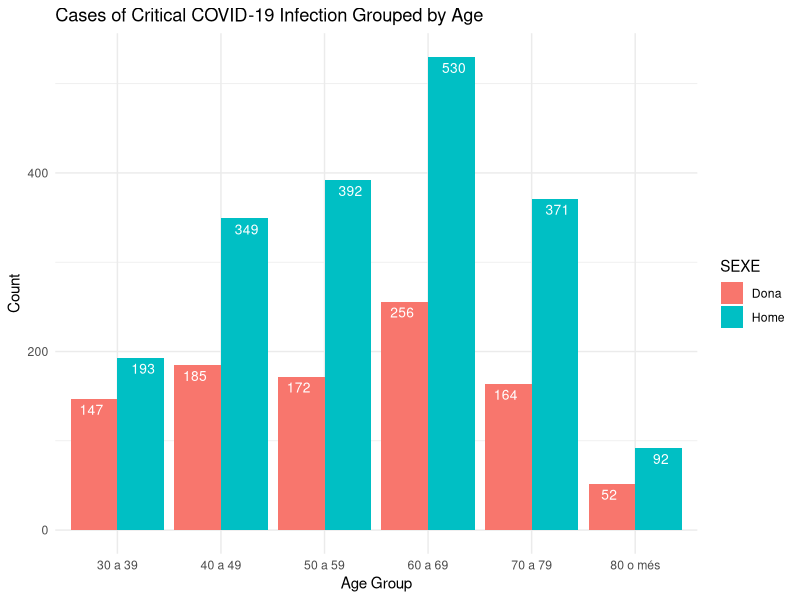
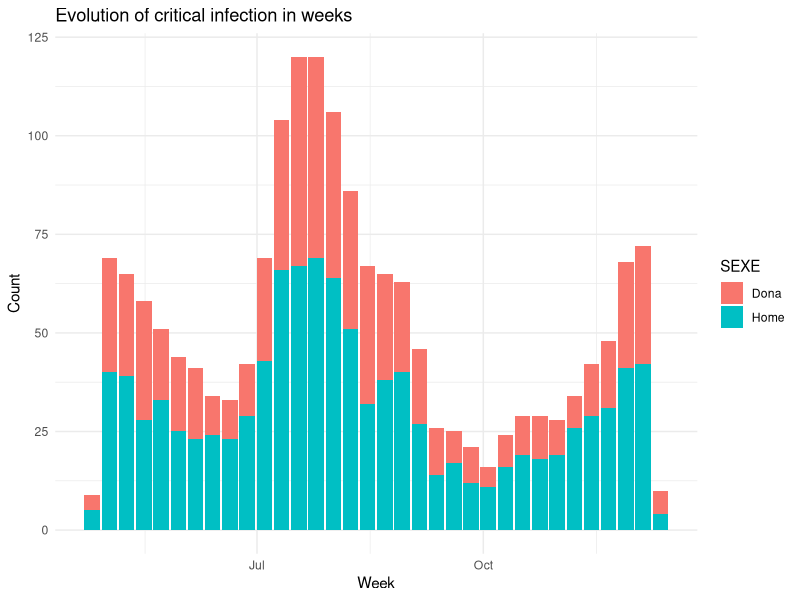
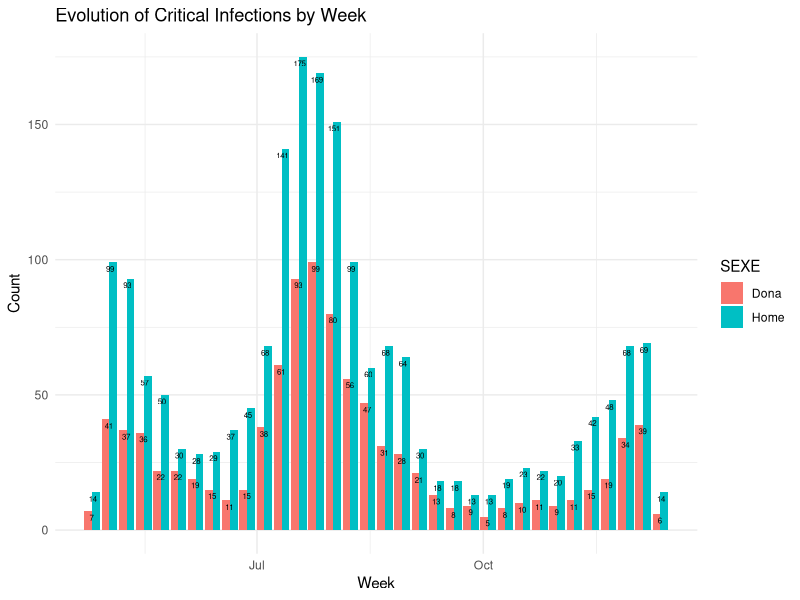
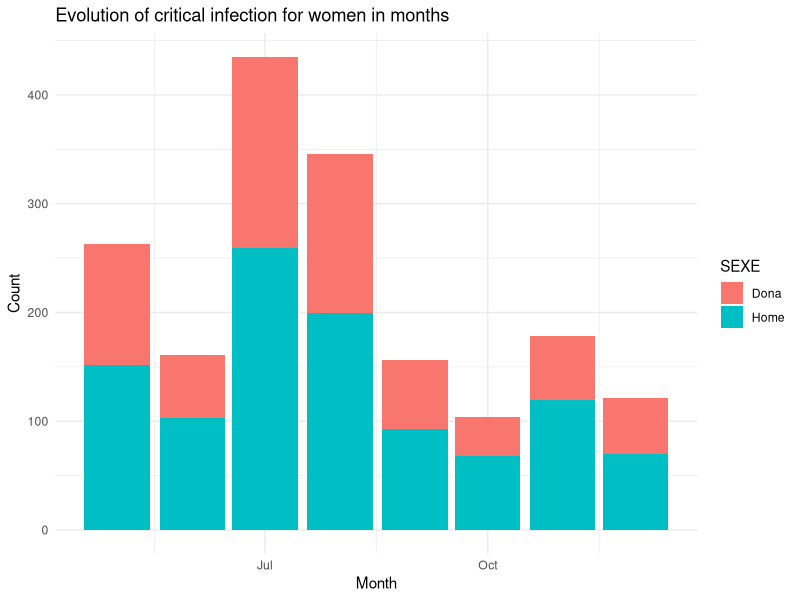
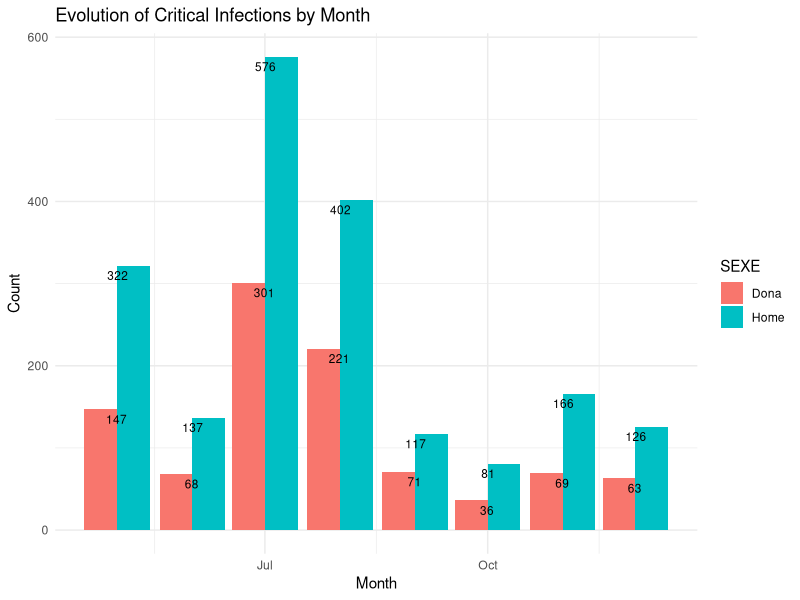
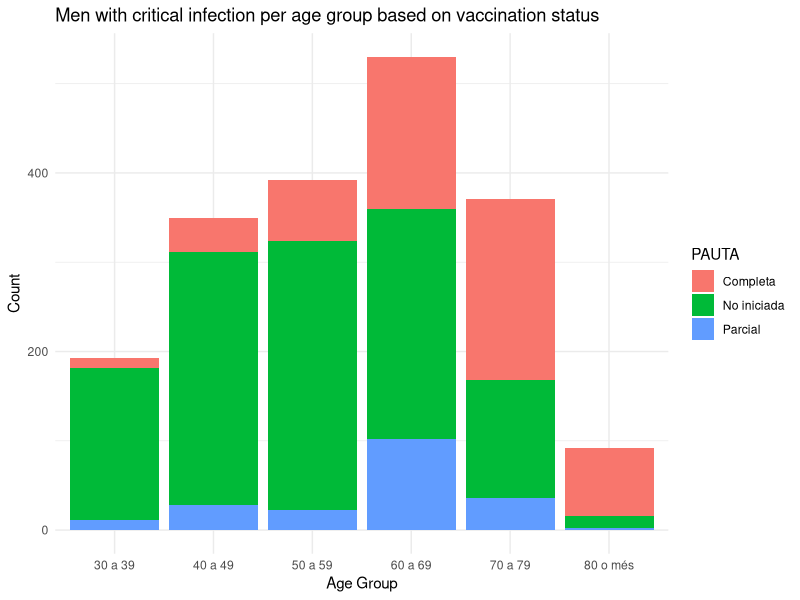
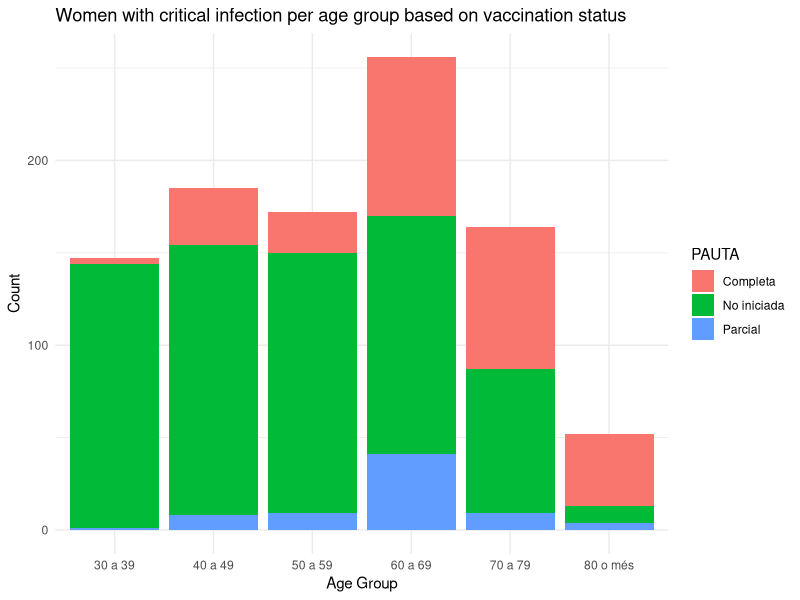

These figures' R source, in order:
## ---- chunk 1
rm(list = ls())
knitr::opts_chunk$set(echo = TRUE, warning = F)
# setwd("/home/ajo/gitRepos/glm/Deliverable")
library(dplyr)
library(lubridate)
library(ggplot2)
## ---- chunk 2
data <- read.csv("Impacte_del_COVID-19.csv") # Data updated 17.12.21.

clean <- function(data){
  data$DATA <- as.Date(data$DATA, format = "%d/%m/%Y")
  data$EDAT <- as.factor(data$EDAT)
  covid.data <- data %>% filter(DATA >= "2021-05-01" & DATA <= "2021-12-12") %>% 
        filter(EDAT %in% c("30 a 39", "40 a 49", "50 a 59", "60 a 69", "70 a 79", "80 o més")) %>%
        # What about "No classificat" in age? They are not added right now!
        filter(ESDEVENIMENT == "Crítics")
  #covid.data$EDAT <- factor(covid.data$EDAT, labels = c("30 a 39", "40 a 49", "50 a 59", "60 a 69", "70 a 79", "80 o més"))
  #covid.data$ESDEVENIMENT <- factor(covid.data$ESDEVENIMENT, labels = c("Cas", "Crit", "Def", "Hosp"))
  covid.data$PAUTA <- factor(covid.data$PAUTA)
  covid.data$SEXE <- factor(covid.data$SEXE)
  
  # Create week and month variables
  covid.data$Week <- floor_date(covid.data$DATA, "week")
  covid.data$Month <- floor_date(covid.data$DATA, "month")

  return(covid.data)
}
covid.data <- clean(data)
## ---- chunk 3
covid.data.women <- covid.data %>% filter(SEXE == "Dona")
covid.data.men <- covid.data %>% filter(SEXE == "Home")
## ---- chunk 4
count.in.age.group <- function(data){
  data %>% group_by(SEXE, EDAT) %>% summarise(Count = sum(RECOMPTE), .groups = "keep")
}

# df1 <- count.in.age.group(covid.data.men)
# ggplot(df1, aes(x = EDAT, y = Count)) + 
#   labs(x = "Age Group", y = "Count") +
#   geom_col(aes(fill = Count)) +
#   geom_text(aes(label=Count), vjust=1.6, color="white", size=3.5) +
#   ggtitle("Men with critical COVID-19 infection grouped by age") +
#   theme_minimal()
# 
# df2 <- count.in.age.group(covid.data.women)
# ggplot(df2, aes(x = EDAT, y = Count)) + 
#   labs(x = "Age Group", y = "Count") +
#   geom_col(aes(fill = Count)) +
#   geom_text(aes(label=Count), vjust=1.6, color="white", size=3.5) +
#   ggtitle("Women with critical COVID-19 infection grouped by age") +
#   theme_minimal()

all <- count.in.age.group(covid.data)
ggplot(all, aes(x = EDAT, y = Count)) + 
  labs(x = "Age Group", y = "Count") +
  geom_col(aes(fill = SEXE), position = "dodge") +
  geom_text(aes(label=Count, group= SEXE), vjust = 1.6, color="white", 
            size=3.5, position = position_dodge(width = 1)) +
  ggtitle("Cases of Critical COVID-19 Infection Grouped by Age") +
  theme_minimal()
## ---- chunk 5
# Dette er det du hadde ;) Tror ikke dette stemmer helt, siden dette viser antall rader, men vi må vel telle opp i RECOMPTE?
# Det har jeg gjort i hvert plot under dine. Hva tenker du?
ggplot(data = covid.data, aes(Week)) +
  labs(x = "Week", y = "Count") +
  geom_bar(aes(fill = SEXE)) +
  ggtitle("Evolution of critical infection in weeks") +
  theme_minimal()

count.each.week <- function(data){
  data %>% group_by(SEXE, Week) %>% summarise(Count = sum(RECOMPTE), .groups = "keep")
}

# Numbers can be removed. 
week.data <- count.each.week(covid.data)
ggplot(data = week.data, aes(x = Week, y = Count)) +
  labs(x = "Week", y = "Count") +
  geom_col(aes(fill = SEXE), position = "dodge") +
  geom_text(aes(label=Count, group= SEXE), vjust = 1.6, color="black", 
            size=2, position = position_dodge(width = 1)) +
  ggtitle("Evolution of Critical Infections by Week") +
  theme_minimal()

# Dette er det du hadde ;) Tror ikke dette stemmer helt, siden dette viser antall rader, men vi må vel telle opp i RECOMPTE?
# Det har jeg gjort i hvert plot under dine. Hva tenker du?
ggplot(data = covid.data, aes(Month)) +
  labs(x = "Month", y = "Count") +
  geom_bar(aes(fill = SEXE)) +
  ggtitle("Evolution of critical infection for women in months") +
  theme_minimal()

count.each.month <- function(data){
  data %>% group_by(SEXE, Month) %>% summarise(Count = sum(RECOMPTE), .groups = "keep")
}

# Not sure why the numbers aren't aligning properly in this case. 
month.data <- count.each.month(covid.data)
ggplot(data = month.data, aes(x = Month, y = Count)) +
  labs(x = "Month", y = "Count") +
  geom_col(aes(fill = SEXE), position = "dodge") +
  geom_text(aes(label=Count, group= SEXE), vjust = 1.6, color="black", 
            size=3, position = position_dodge(width = 1)) +
  ggtitle("Evolution of Critical Infections by Month") +
  theme_minimal()

## ---- chunk 6
group.by.vacc.age <- function(data){
  data %>% group_by(EDAT, PAUTA) %>% summarise(Count = sum(RECOMPTE), .groups = "keep") 
}
d3 <- group.by.vacc.age(covid.data.men)
d4 <- group.by.vacc.age(covid.data.women)

knitr::kable(d3, caption = "Men with critical infection as function of vaccination status and age")
# Vil helst lage en tabell med EDAT i x og PAUTA i y (ser bedre ut), men får det ikke til. 
ggplot(d3, aes(x = EDAT, y = Count)) + 
  labs(x = "Age Group", y = "Count") +
  geom_col(aes(fill = PAUTA)) +
  ggtitle("Men with critical infection per age group based on vaccination status") +
  theme_minimal()
## ---- chunk 7
knitr::kable(d4, caption = "Women with critical infection as function of vaccination status and age")
# Vil helst lage en tabell med EDAT i x og PAUTA i y (ser bedre ut), men får det ikke til. 

ggplot(d4, aes(x = EDAT, y = Count)) + 
  labs(x = "Age Group", y = "Count") +
  geom_col(aes(fill = PAUTA)) +
  ggtitle("Women with critical infection per age group based on vaccination status") +
  theme_minimal()
